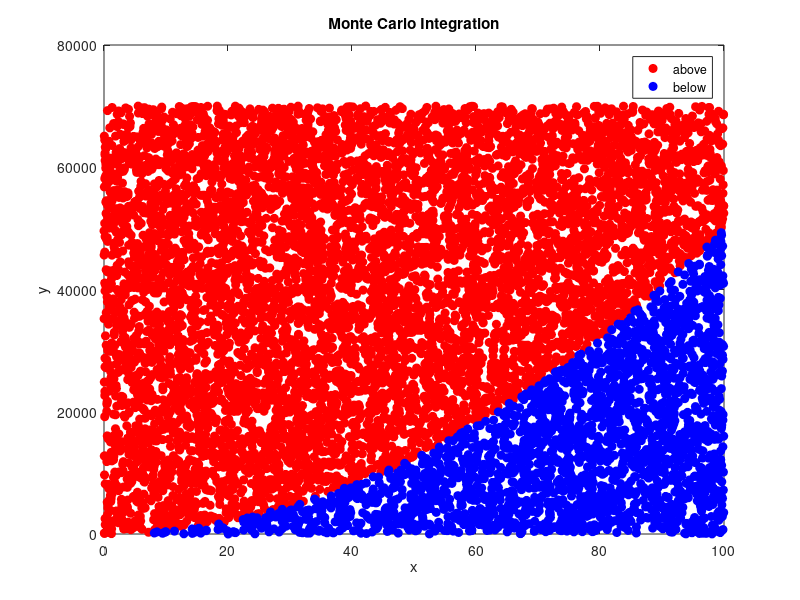

Here is the MATLAB script that generated this plot:
clc, clearvars , close all ,format compact

f = @(x) 10 + 5*x.^2 ;

N = 10000;
a = 0;
b = 100;
M = 1.4*max(f(linspace(a,b)));

for i = 1:N
    x_val = rand(1)*(b-a) + a;
    y_val = rand(1)*M;

    fx= f(x_val);

    if y_val < fx
        under(i,1) = x_val;
        under(i,2) = y_val;
    else 
        above(i,1) = x_val;
        above(i,2) = y_val;
    end 
end 



under2(:,1) = nonzeros(under(:,1));
under2(:,2) = nonzeros(under(:,2));
above2(:,1) = nonzeros(above(:,1));
above2(:,2) = nonzeros(above(:,2));

plot(above2(:,1), above2(:,2), 'ro', 'MarkerFaceColor', 'r')
hold on
plot(under2(:,1), under2(:,2), 'bo', 'MarkerFaceColor','b')
title('Monte Carlo Integration'), xlabel('x'), ylabel('y')
legend('above', 'below')


MonteCarlo_Integral = length(under2)/N*(M*(b-a))
MATLAB_Integral = integral(f,a,b)
PercentError = abs(MATLAB_Integral - MonteCarlo_Integral)/MATLAB_Integral * 100

 



